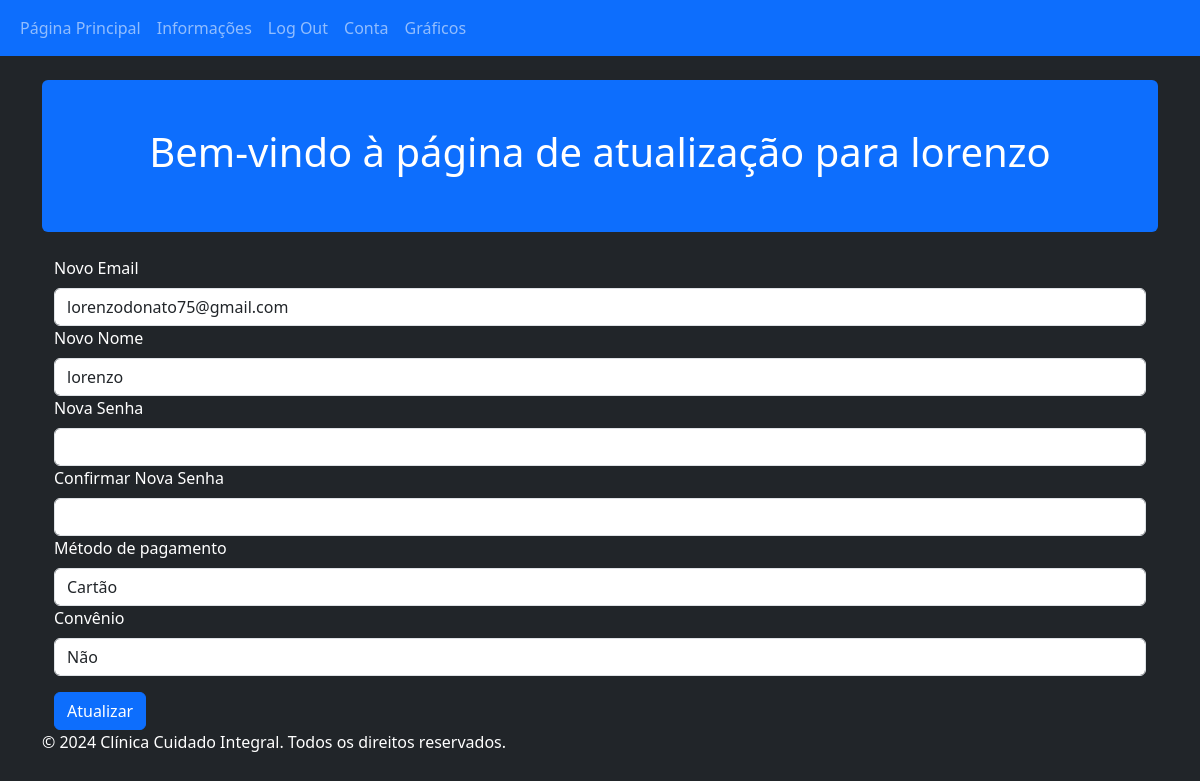
Screenshot of /conta (signed in) with the database file from the repository.
### projeto_clinica/models.py (models this page shows, shortened)
class Paciente(db.Model, UserMixin):
    __tablename__ = 'pacientes'
    id = db.Column(db.Integer, primary_key=True)
    nome = db.Column(db.String(64), index=True)
    idade = db.Column(db.String(3))
    cpf = db.Column(db.String(11), unique=True, index=True)
    email = db.Column(db.String(64), unique=True, index=True)
    pagamento = db.Column(db.String(64))
    password_hash = db.Column(db.String(128))
    convenio = db.Column(db.String(64))
    medico = db.relationship("Medico", back_populates="paciente", uselist=False)
    consultas = db.relationship("Consulta", back_populates="paciente")

### projeto_clinica/usuarios/views.py (the view, shortened to what this page needs)
@usuarios.route('/conta', methods=['GET', 'POST'])
@login_required
def conta():
    form = UpdateUserForm()
    if request.method == 'GET':
        form.email.data = current_user.email
        form.nome.data = current_user.nome
        form.pagamento.data = current_user.pagamento  # Definir o valor atual do método de pagamento
        form.convenio.data = current_user.convenio  # Definir o valor atual do convênio
    return render_template('conta.html', form=form)

### projeto_clinica/usuarios/forms.py (shortened to what this page needs)
class UpdateUserForm(FlaskForm):
    email = StringField('Email', validators=[DataRequired(), Email()])
    nome = StringField('Nome', validators=[DataRequired()])
    nova_senha = PasswordField('Nova Senha', validators=[
        Length(min=6, message="A senha deve ter pelo menos 6 caracteres"),
        DataRequired()
    ])
    confirmar_senha = PasswordField('Confirmar Nova Senha', validators=[
        DataRequired(),
        EqualTo('nova_senha', message="As senhas devem coincidir")
    ])
    pagamento = SelectField('Método de pagamento', choices=[('crt', 'Cartão'), ('avst', 'À vista')])
    convenio = SelectField('Convênio', choices=[('y', 'Sim'), ('n', 'Não')])
    submit = SubmitField('Atualizar')

### projeto_clinica/models.py (called while the page is built)
@login_manager.user_loader
def load_user(user_id):
    return Paciente.query.get(user_id)

### projeto_clinica/templates/conta.html (shortened to what this page needs)
{% extends 'base.html' %}
{% block content %}
<div class="mt-4 p-5 bg-primary text-white rounded">
    <div align="center">
        <h1>Bem-vindo à página de atualização para {{ current_user.nome }}</h1>
    </div>
</div>
<div class="container mt-4">
    <form method="POST">
        <div class="form-group">
            Novo {{ form.email.label(class="form-label") }}
            {{ form.email(class="form-control") }}
        </div>
        <div class="form-group">
            Novo {{ form.nome.label(class="form-label") }}
            {{ form.nome(class="form-control") }}
        </div>
        <div class="form-group">
            {{ form.nova_senha.label(class="form-label") }}
            {{ form.nova_senha(class="form-control") }}
        </div>
        <div class="form-group">
            {{ form.confirmar_senha.label(class="form-label") }}
            {{ form.confirmar_senha(class="form-control") }}
        </div>
        <div class="form-group">
            {{ form.pagamento.label(class="form-label") }}
            {{ form.pagamento(class="form-control") }}
        </div>
        <div class="form-group">
            {{ form.convenio.label(class="form-label") }}
            {{ form.convenio(class="form-control") }}
        </div>
        <div class="form-group mt-3">
            {{ form.submit(class="btn btn-primary") }}
        </div>
    </form>
</div>
{% endblock %}

### rows the page displays
Paciente: nome "lorenzo", email "lorenzodonato75@gmail.com", pagamento "Cartão", convenio "Não"
